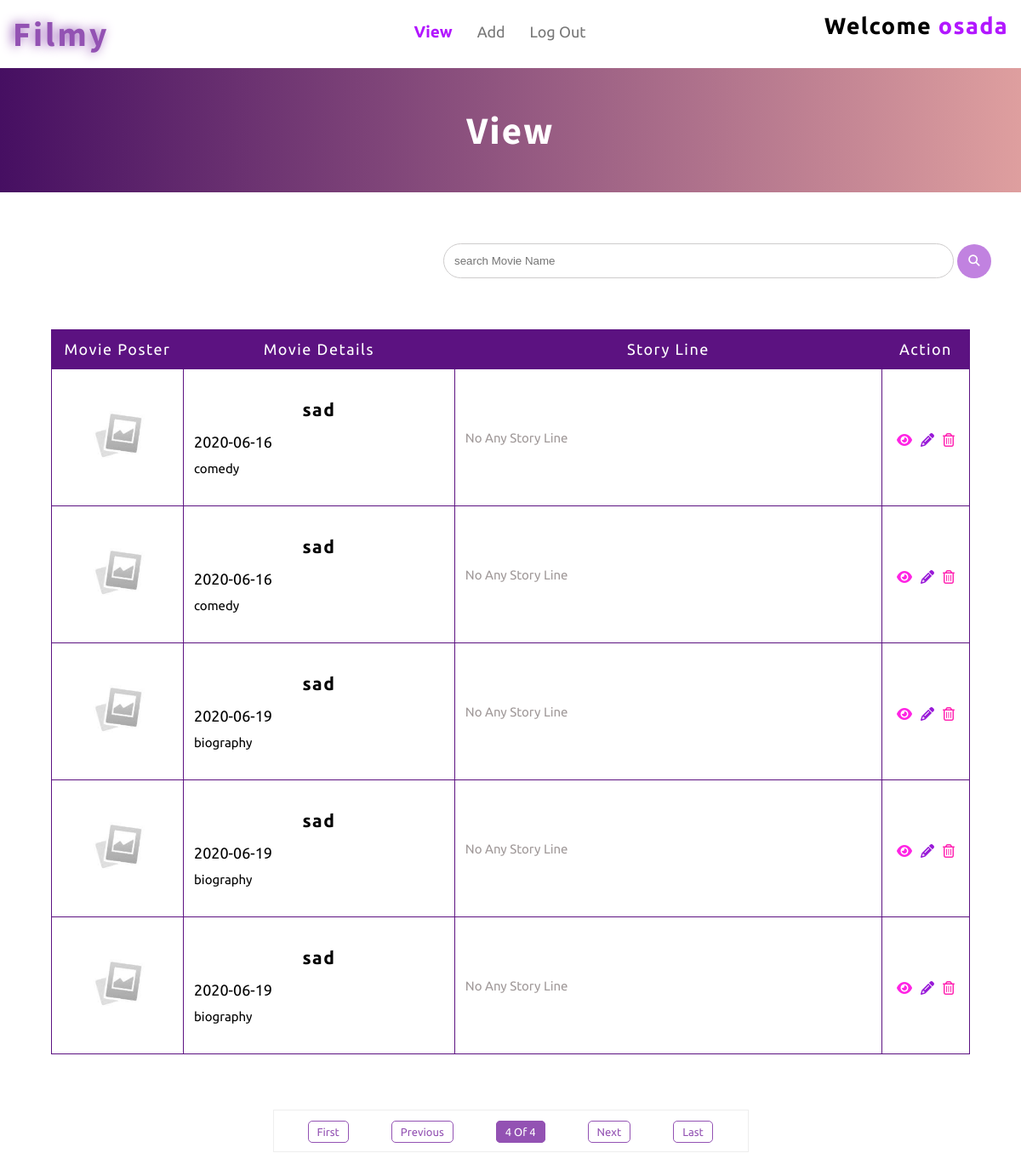
/admin/admin-index.php?p=4 (signed in), run on the app's committed database.
### tables this page shows
CREATE TABLE IF NOT EXISTS `movie_details` (
  `movie_id` int(11) NOT NULL,
  `movie_name` varchar(100) NOT NULL,
  `release_date` date DEFAULT NULL,
  `director_name` varchar(200) DEFAULT NULL,
  `imdb_ratings` varchar(11) DEFAULT NULL,
  `movie_country` varchar(100) DEFAULT NULL,
  `movie_language` varchar(100) DEFAULT NULL,
  `genre` varchar(255) DEFAULT NULL,
  `production_cost` varchar(255) DEFAULT NULL,
  `trailer_url` varchar(2000) DEFAULT NULL,
  `720b` varchar(200) DEFAULT NULL,
  `1080b` varchar(200) DEFAULT NULL,
  `2160b` varchar(200) DEFAULT NULL,
  `720w` varchar(200) DEFAULT NULL,
  `1080w` varchar(200) DEFAULT NULL,
  PRIMARY KEY (`movie_id`)
);

### admin/admin-index.php (the view, shortened to what this page needs)
<?php require_once("../inc/connection.php"); ?>
<?php
	if(isset($_SESSION['admin_name'])){
		$admin_name = $_SESSION['admin_name'];
	}
	else if(isset($_COOKIE['username'])){
		$admin_name = $_COOKIE['username'];
	}
	$movie_details_table= "";
	if (!isset($_GET['search'])) {
		$pagi_query ="SELECT count(movie_id) AS movie_id FROM movie_details";
		$pagi = mysqli_query($connection ,$pagi_query);
		$of = mysqli_fetch_assoc($pagi);
		$total_number_of = $of['movie_id'];
		$rows_per_page = 5;
		if (isset($_GET['p'])) {
			$page_number=$_GET['p'];
		}
		else{
			$page_number = 1;
		}
		$start = ($page_number-1)*$rows_per_page;
		$first = "<a href='admin-index.php?p=1'>First</a>";
		$last_page = ceil($total_number_of/$rows_per_page);
		$last = "<a href ='admin-index.php?p={$last_page}'>Last</a>";
		if ($page_number>=$last_page) {
			$last = "<a>Last</a>";
			$next = "<a>Next</a>";
		}
		else{
			$next_page = $page_number+1;
			$next ="<a href = 'admin-index.php?p={$next_page}'>Next</a>";
		}
		if($page_number==1){
			$first = "<a>First</a>";
			$previous = "<a>Previous</a>";
		}
		else{
			$previous_page =$page_number-1;
			$previous = "<a href = 'admin-index.php?p={$previous_page}'>Previous</a>";
		}
	 		$page_nav = "<ul>";
		 	$page_nav .= "<li>" . $first . "</li>";
		 	$page_nav .= "<li>" . $previous . "</li>";
		 	$page_nav .="<li>" . $page_number . " Of " . $last_page . "</li>";
		 	$page_nav .= "<li>" . $next . "</li>";
		 	$page_nav .= "<li>" . $last . "</li>";
		 	$page_nav .= "</ul>";
		$query = "SELECT * FROM movie_details ORDER BY movie_id DESC LIMIT {$start},{$rows_per_page}";
		$result_set = mysqli_query($connection,$query);
		if ($result_set) {
				$movie_details_table .= '<table border="1">';
				$movie_details_table .= '<tr>';
				$movie_details_table .= '<th>Movie Poster</th> <th>Movie Details</th> <th>Story Line</th> <th>Action</th>';
				$movie_details_table .= '</tr> </thead> <tbody>';
			while($result_mv = mysqli_fetch_assoc($result_set)){
				$movie_id = $result_mv['movie_id'];
				$movie_name = $result_mv['movie_name'];
				$relese_date= $result_mv['release_date'];
				$director_name= $result_mv['director_name'];
				$imdb= $result_mv['imdb_ratings'];
				$movie_country= $result_mv['movie_country'];
				$genre = $result_mv['genre'];
				$quuer_4to = "SELECT * FROM movie_cover_poster WHERE movie_id = {$movie_id}";
				$result_4to = mysqli_query($connection, $quuer_4to);
				$movie_details_table .= "<tr>";
				if($result_4to){
					$movie_pos = mysqli_fetch_assoc($result_4to);
					if ($movie_pos['movie_poster'] == 1) {
						if($movie_pos["movie_poster_name"] != null){
							$movie_details_table .= "<td><img src='../img/uploaded_new_file/movie_poster/" .$movie_pos["movie_poster_name"] . "'></td>";
						}
						else{
							$movie_details_table .= "<td><img src='../img/uploaded_new_file/d_cover.jpg'></td>";
						}
					}
					else{
						$movie_details_table .= "<td><img src='../img/uploaded_new_file/d_cover.jpg'></td>";
					}
				}
				else{
					echo "<script>";
						echo "alert('Something Wrong!! Please Try Again.')";
					echo "</script>";
				}
				$movie_details_table .= "<td>";
				$movie_details_table .= "<h1>" .  $movie_name . "</h1>";
				$movie_details_table .= "<h2>" . $relese_date . "</h2>";
				$movie_details_table .= "<h2>" . $director_name . "</h2>";
				$movie_details_table .= "<h2>" . $imdb . "</h2>";
				$movie_details_table .= "<h2>" . $movie_country . "</h2>";
				$movie_details_table .= "<h4>" . $genre . "</h4>";
				$movie_details_table .= "</td>";
				$query_story = "SELECT story_line FROM story_line WHERE movie_id = {$movie_id}";
				$story_result = mysqli_query($connection , $query_story);
				if ($story_result) {
					$movie_st = mysqli_fetch_assoc($story_result);
					if ($movie_st['story_line'] !=null) {
						$movie_details_table .= "<td><p>" . substr($movie_st['story_line'],0, 200) . "</p></td>";
					}
					else{
						$movie_details_table .= "<td><p style = 'color:#a09999;'>No Any Story Line</p></td>";
					}
				}
				$movie_details_table .= "<td>";
				$movie_details_table .= "<button><a href=../view-filmy.php?m-id=" . $movie_id . "&admin=true><i class='fas fa-eye'></a></i></button>";
				$movie_details_table .= "<button><a href=admin-edit-mv.php?m_id=" . $movie_id . "><i class='fas fa-pencil-alt'></a></i></button>";
				$movie_details_table .= "<button><a href=admin-delete.php?m_id=" . $movie_id . "&admin=true><i class='far fa-trash-alt'></a></i></button>";
				$movie_details_table .="</td>";
				$movie_details_table .="</tr>";
			}
		}
	}
?>
<!DOCTYPE html>
<html lang="en">
<head>
	<link rel="stylesheet" href="../css/admin/admin-index.css">
	<link rel="stylesheet" href="../css/media-css/admin-media/admin-index-media.css">
</head>
<body>
	<header>
		<div class="header_column">
			<div class="header_logo">
				<h1>Filmy</h1>
			</div>
		</div>
		<div class="header_column">
			<div class="header_navi">
				<ul>
					<li class="active"><a href="admin-index.php">View</a></li>
					<li><a href="admin-add.php">Add</a></li>
					<li><a href="admin-logout.php">Log Out</a></li>
				</ul>
			</div>
		</div>
		<div class="header_column">
			<div class="heder_admin">
				<h2>Welcome <span><?php echo $admin_name; ?></span></h2>
			</div>
		</div>
	</header>
	<section class="top">
		<div class="top_main_row">
			<h1>View</h1>
		</div>
	</section>
	<section class="main_view">
		<div class="filter_search">
			<form action="admin-index.php" method="GET">
				<input type="search" name="search" placeholder="search Movie Name">
				<button type="submit"><i class='fas fa-search'></i></button>
			</form>
		</div>
		<div class="movie_main_table">
						<?php echo $movie_details_table;
						?>
				</tbody>
			</table>
		</div>
	</section>
	<Section class="pagination">
			<?php if($total_number_of > 1){
				echo '<div class="main_pgi_col">';
				echo $page_nav;
				echo '</div>';
			} ?>
	</Section>
</body>
</html>

### css/admin/admin-index.css (style rules this page uses)
* { margin: 0; padding: 0; box-sizing: border-box; }
header { position: relative; display: flex; justify-content: space-around; }
header .header_column { padding: 15px; flex:1; }
header .header_column:first-child { font-family: 'Source Sans Pro', sans-serif; letter-spacing: 3px; font-size: 20px; color: #9352b3; text-shadow: -3px 0px 13px #9352b3; }
header .header_column:nth-child(2) ul { text-align: center; line-height: 45px; }
header .header_column:nth-child(2) .header_navi ul li { display: inline; list-style: none; margin-right: 25px; }
header .header_column:nth-child(2) .header_navi ul li a { font-family: "Ubuntu", sans-serif; text-decoration: none; font-size: 18px; transition: 0.3s; color: #777; }
header .header_column:nth-child(2) .header_navi ul .active a { color: #b217ff; font-weight: 600; font-size: 19px; }
header .header_column:nth-child(3) { text-align: right; font-family: "Ubuntu", sans-serif; font-size: 18px; letter-spacing: 1.3px; }
header .header_column:nth-child(3) span { color: #b217ff; }
.top { overflow: auto; background-image:linear-gradient(to right,#460f62,#a9020261); background-position: center; background-repeat: no-repeat; -webkit-background-size: cover; background-size: cover; display: flex; justify-content: center; align-items: center; }
.top .top_main_row { text-align: center; padding: 45px; color: #fff; letter-spacing: 2px; font-size: 30px; font-family: 'Source Sans Pro', sans-serif; }
.main_view .filter_search { position: relative; margin: 25px 0; width: 100%; padding: 35px; display: flex; justify-content: flex-end; }
.main_view .filter_search input { position: relative; width: 600px; padding: 12px; border-radius: 30px; outline: none; border: 1px solid #cecccc; }
.main_view .filter_search button { width: 40px; height: 40px; padding: 5px; border: none; border-radius: 50%; cursor: pointer; outline: none; color: #fff; background-color: #c182e0; }
.main_view .movie_main_table { width: 1200px; margin: 20px auto 35px; }
.main_view .movie_main_table h1 { text-align: center; font-family:"Ubuntu",sans-serif; letter-spacing: 1.5px; }
.main_view .movie_main_table table { border-collapse: collapse; border-color: #5c1281; font-family: "Ubuntu",sans-serif; font-size: 25px; }
.main_view .movie_main_table table th { padding: 12px 5px; background-color: #5c1281; white-space: nowrap; letter-spacing: 1.5px; font-size: 18px; font-weight: normal; color: #fff; }
.main_view .movie_main_table table tr td { padding: 12px; white-space: nowrap; }
.main_view .movie_main_table table tr td img { width: 130px; border-radius: 3px; }
.main_view .movie_main_table table tr td h1 { font-size: 21px; letter-spacing: 1.5px; margin-bottom: 15px; }
.main_view .movie_main_table table tr td h2 { font-weight: normal; font-size: 18px; margin-bottom: 12px; }
.main_view .movie_main_table table tr td h4 { font-size: 15px; font-weight: normal; }
.main_view .movie_main_table table tr td p { white-space: normal; font-weight: normal; font-size: 15px; }
.main_view .movie_main_table table tr td button { margin: 0 5px; background: none; border: none; outline: none; cursor: pointer; font-size: 16px; color: #9819d8; }
.main_view .movie_main_table table tr td button:first-child a { color: #ff24e4; }
.main_view .movie_main_table table tr td button:nth-child(2) a { color: #9819d8; }
.main_view .movie_main_table table tr td button:last-child a { color: #ff24b2; }
.main_view .movie_main_table table tr td:nth-child(2) { width: 356px; }
.main_view .movie_main_table table tr td:nth-child(3) { width: 585px; }
.pagination { padding: 30px; font-family: "Ubuntu" ,sans-serif; }
.pagination .main_pgi_col { width: 559px; margin: 0 auto; padding: 15px; border: 1px solid #eee; }
.pagination .main_pgi_col ul li { display: inline; list-style: none; margin: 0 25px; text-align: center; padding: 5px 10px; border-radius: 5px; font-size: 13px; border: 1px solid #9352b3; transition: 0.4s; }
.pagination .main_pgi_col ul li:nth-child(3) { background-color: #9352b3; color: #fff; }
.pagination .main_pgi_col ul li a { cursor: pointer; text-decoration: none; color: #9352b3; transition: 0.4s; }

### css/media-css/admin-media/admin-index-media.css (style rules this page uses)
@media screen and (max-width: 1200px) { .main_view .movie_main_table { width: 90%; } }

### data on the page
movie_details: movie_name "sad", release_date "2020-06-16", genre "comedy"
movie_details: movie_name "sad", release_date "2020-06-16", genre "comedy"
movie_details: movie_name "sad", release_date "2020-06-19", genre "biography"
movie_details: movie_name "sad", release_date "2020-06-19", genre "biography"
movie_details: movie_name "sad", release_date "2020-06-19", genre "biography"

### other printed values
$admin_name "osada"
$page_number "4"
$last_page "4"
